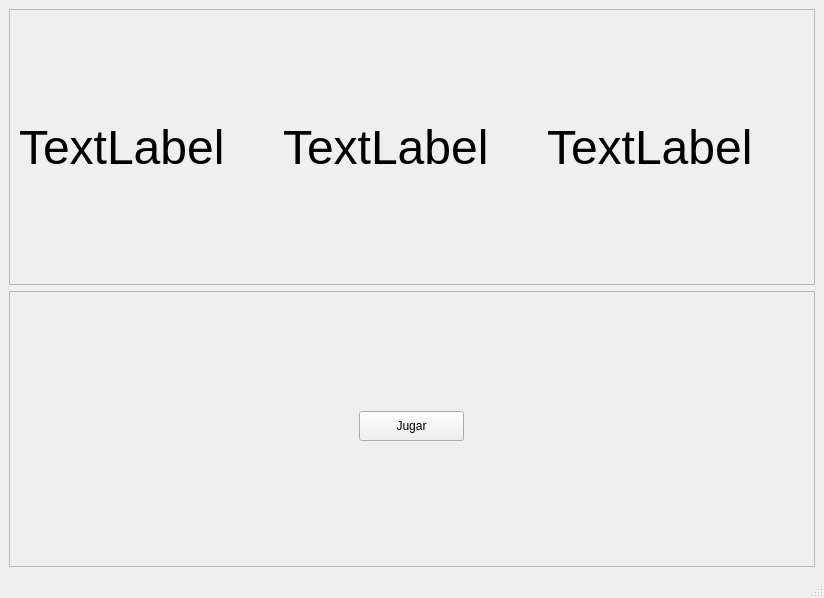
<?xml version="1.0" encoding="UTF-8"?>
<ui version="4.0">
 <class>MainWindow</class>
 <widget class="QMainWindow" name="MainWindow">
  <property name="geometry">
   <rect>
    <x>0</x>
    <y>0</y>
    <width>824</width>
    <height>598</height>
   </rect>
  </property>
  <property name="windowTitle">
   <string>MainWindow</string>
  </property>
  <widget class="QWidget" name="centralwidget">
   <layout class="QVBoxLayout" name="verticalLayout">
    <item>
     <widget class="QFrame" name="frame">
      <property name="frameShape">
       <enum>QFrame::StyledPanel</enum>
      </property>
      <property name="frameShadow">
       <enum>QFrame::Raised</enum>
      </property>
      <layout class="QHBoxLayout" name="horizontalLayout">
       <item>
        <widget class="QLabel" name="label">
         <property name="font">
          <font>
           <pointsize>36</pointsize>
          </font>
         </property>
         <property name="text">
          <string>TextLabel</string>
         </property>
        </widget>
       </item>
       <item>
        <widget class="QLabel" name="label_2">
         <property name="font">
          <font>
           <pointsize>36</pointsize>
          </font>
         </property>
         <property name="text">
          <string>TextLabel</string>
         </property>
        </widget>
       </item>
       <item>
        <widget class="QLabel" name="label_3">
         <property name="font">
          <font>
           <pointsize>36</pointsize>
          </font>
         </property>
         <property name="text">
          <string>TextLabel</string>
         </property>
        </widget>
       </item>
      </layout>
     </widget>
    </item>
    <item>
     <widget class="QFrame" name="frame_2">
      <property name="frameShape">
       <enum>QFrame::StyledPanel</enum>
      </property>
      <property name="frameShadow">
       <enum>QFrame::Raised</enum>
      </property>
      <widget class="QPushButton" name="pushButton">
       <property name="geometry">
        <rect>
         <x>350</x>
         <y>120</y>
         <width>105</width>
         <height>30</height>
        </rect>
       </property>
       <property name="text">
        <string>Jugar</string>
       </property>
      </widget>
     </widget>
    </item>
   </layout>
  </widget>
  <widget class="QMenuBar" name="menubar">
   <property name="geometry">
    <rect>
     <x>0</x>
     <y>0</y>
     <width>824</width>
     <height>26</height>
    </rect>
   </property>
  </widget>
  <widget class="QStatusBar" name="statusbar"/>
 </widget>
 <resources/>
 <connections/>
</ui>
